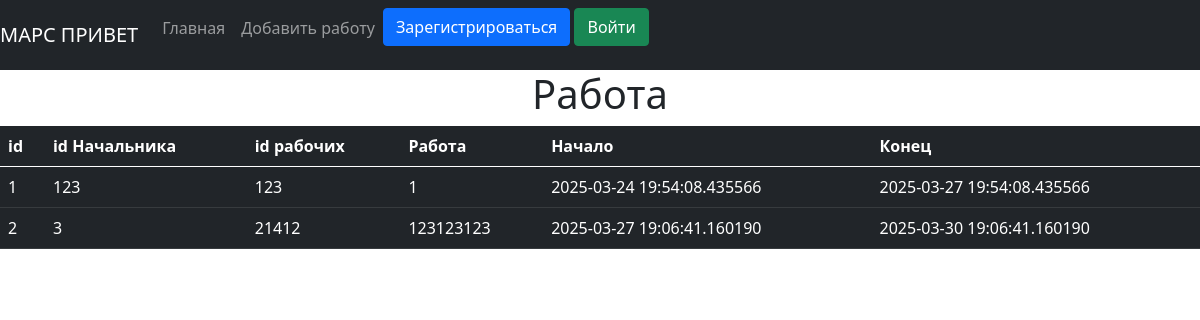
The page /index on the database as committed earlier.
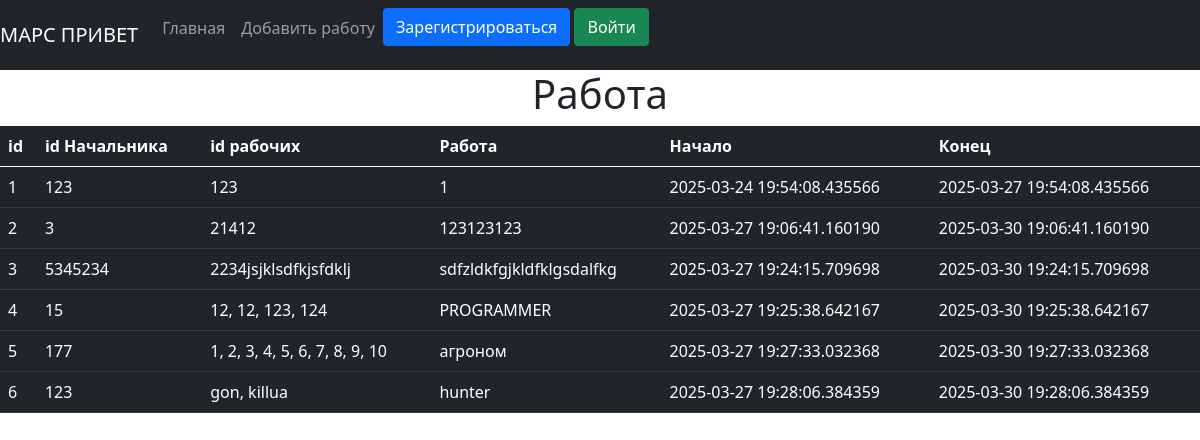
The same page on the database as committed later.
### data/jobs.py (models this page shows)
class Jobs(SqlAlchemyBase):
    __tablename__ = 'jobs'
    id = sqlalchemy.Column(sqlalchemy.Integer,
                           primary_key=True, autoincrement=True)
    team_leader = sqlalchemy.Column(sqlalchemy.Integer, sqlalchemy.ForeignKey("users.id"), nullable=True)
    job = sqlalchemy.Column(sqlalchemy.String, nullable=True)
    work_size = sqlalchemy.Column(sqlalchemy.Integer, nullable=True)
    collaborators = sqlalchemy.Column(sqlalchemy.String, nullable=True)
    start_date = sqlalchemy.Column(sqlalchemy.DateTime, nullable=True)
    end_date = sqlalchemy.Column(sqlalchemy.DateTime, nullable=True)
    is_finished = sqlalchemy.Column(sqlalchemy.Boolean, nullable=True)

### main.py (the view)
@app.route('/')
@app.route('/index')
def index():
    db_sess = db_session.create_session()
    jobs = db_sess.query(Jobs).all()
    db_sess.commit()
    return render_template('all_jobs.html', jobs=jobs)

### data/db_session.py (called while the page is built)
def create_session() -> Session:
    global __factory
    return __factory()

### templates/all_jobs.html (shortened to what this page needs)
{% extends "base.html" %}
{% block content %}
<h1 align="center">Работа</h1>
<table class="table table-dark">
    <thead>
        <tr>
          <th scope="col">id</th>
          <th scope="col">id Начальника</th>
           <th scope="col">id рабочих</th>
          <th scope="col">Работа</th>
          <th scope="col">Начало</th>
            <th scope="col">Конец</th>
        </tr>
    </thead>
    <tbody>
        {% for item in jobs%}
            <tr>
                  <td>{{item.id}}</td>
                  <td>{{item.team_leader}}</td>
                <td>{{item.collaborators}}</td>
                  <td>{{item.job}}</td>
                  <td>{{item.start_date}}</td>
                  <td>{{item.end_date}}</td>
            </tr>
        {% endfor %}
        </tbody>
    </table>
{% endblock %}

### templates/base.html (shortened to what this page needs)
<!DOCTYPE html>
<html lang="en">
    <head>
                    <link rel="stylesheet"
                    href="https://cdn.jsdelivr.net/npm/bootstrap@5.0.0-beta1/dist/css/bootstrap.min.css"
>
    </head>
    <body>
    <nav class="navbar navbar-expand-lg navbar-dark bg-dark">
  <a class="navbar-brand" href="/"> МАРС ПРИВЕТ</a>
  <div class="collapse navbar-collapse" id="navbarSupportedContent">
    <ul class="navbar-nav mr-auto">
      <li class="nav-item active">
        <a class="nav-link" href="/">Главная</a>
      </li>
      <li class="nav-item">
        <a class="nav-link" href="/work">Добавить работу</a>
      </li>
      <li class="nav-item">
        {% if current_user.is_authenticated %}
    <a class="navbar-brand" href="/logout">{{ current_user.name }}</a>
    {% else %}
    <p>
        <a class="btn btn-primary " href="/register">Зарегистрироваться</a>
        <a class="btn btn-success" href="/login">Войти</a>
    </p>
    {% endif %}
          </li>
    </ul>
  </div>
</nav>
    {% block content %}
    {% endblock %}
    </body>

### templates/all_jobs.html (style rules this page uses)
td { overflow-wrap: break-word; word-break: break-word; }

Rows that differ between the two databases and show on the page:
added Jobs: id "3", team_leader "5345234", collaborators "2234jsjklsdfkjsfdklj", job "sdfzldkfgjkldfklgsdalfkg", start_date "2025-03-27 19:24:15.709698", end_date "2025-03-30 19:24:15.709698"
added Jobs: id "4", team_leader "15", collaborators "12, 12, 123, 124", job "PROGRAMMER", start_date "2025-03-27 19:25:38.642167", end_date "2025-03-30 19:25:38.642167"
added Jobs: id "5", team_leader "177", collaborators "1, 2, 3, 4, 5, 6, 7, 8, 9, 10", job "агроном", start_date "2025-03-27 19:27:33.032368", end_date "2025-03-30 19:27:33.032368"
added Jobs: id "6", team_leader "123", collaborators "gon, killua", job "hunter", start_date "2025-03-27 19:28:06.384359", end_date "2025-03-30 19:28:06.384359"
